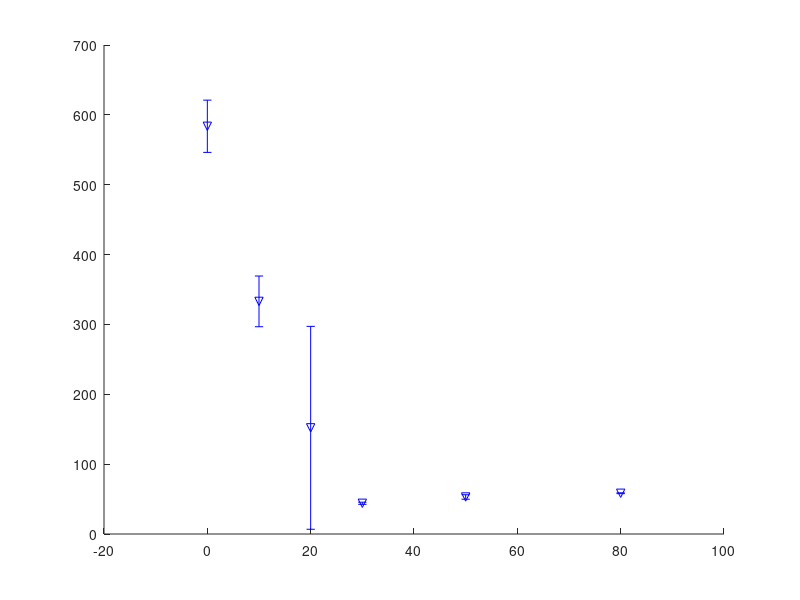

Write the MATLAB code that produced this figure. (Note: this script raises an error after producing the figure.)
clearvars; close all;
h=[0 10 20 30 50 80];

% bgr=mean([664, 672, 594])-190;
bgr=mean([410, 390, 434]);


mbLd00=[...
    1013	1020	952
    711	783	739
    729	458	503
    455	454	457
    468	462	463
    470	470	469];

mbLd10=[...
    17336	17448	17491
    6072	6072	6132
    4007	3922	3938
    3389	3356	3408
    3350	3267	3336
    3038	3114	3063];

mbHd00=[...
    825	832	827
    547	538	545
    498	506	508
    482	485	482
    471	473	474
    473	481	484];

mbHd10=[...
    18610	18518	18243
    6019	5871	5879
    4142	4093	4064
    3714	3498	3582
    3336	3249	3405
    3222	3230	3149];

figure;hold on;
hh=0:80;

mbLd00a=mean(mbLd00,2)-bgr;
mbLd00s=std(mbLd00,0,2);
errorbar(h,mbLd00a,mbLd00s,'bv','MarkerSize',12,'LineWidth',2);

mbLd10a=mean(mbLd10,2)-bgr;
mbLd10s=std(mbLd10,0,2);
errorbar(h,mbLd10a,mbLd10s,'cv','MarkerSize',12,'LineWidth',2);

mbHd00a=mean(mbHd00,2)-bgr;
mbHd00s=std(mbHd00,0,2);
errorbar(h,mbHd00a,mbHd00s,'r^','MarkerSize',12,'LineWidth',2);

mbHd10a=mean(mbHd10,2)-bgr;
mbHd10s=std(mbHd10,0,2);
errorbar(h,mbHd10a,mbHd10s,'m^','MarkerSize',12,'LineWidth',2);

a =          40;
b =       9.286;
% a =       32.48;
% b =       2.871;
plot(hh,mbLd00a(1)*(a+hh)./(a+b*hh),'b--','LineWidth',2);

a =       27.56;
b =       9.046;
% a =       23.16;
% b =       7.602;
plot(hh,mbLd10a(1)*(a+hh)./(a+b*hh),'c--','LineWidth',2);

a =       26.13;
b =       9.052;
% a =       5.225;
% b =        1.81;
plot(hh,mbHd00a(1)*(a+hh)./(a+b*hh),'r--','LineWidth',2);

a =       21.82;
b =       8.562;
% a =       18.67;
% b =       7.327;
plot(hh,mbHd10a(1)*(a+hh)./(a+b*hh),'m--','LineWidth',2);

xlabel('[hemin] (\muM)');ylabel('BACH1 MFI (arb. u.)');
set(gca,'FontSize',24,'YScale','Log','YLim',[1 1e10]);
legend('BL Dox=0','BL Dox=10','BH Dox=0','BH Dox=10','Location','NorthEast')
title('MB231-mNF-BACH1')
